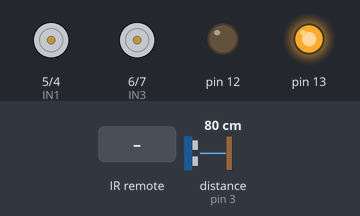
Simulated run of this sketch. Board: Arduino Uno, built with avr-gcc and run on an emulated ATmega328P. Shown: motor-driver pin pairs drawn as motors (green arrow = first pin HIGH = forward, orange = second pin HIGH = backward, longer = more drive), output pins drawn as LEDs (lit = HIGH). The test bench sets the inputs (shaded band); at power-on: distance to the obstacle (sensor on pin 3) 80 cm.

Above: at 1.2 s.
1.3 s: infrared code 0xFF6897 received
At 1.6 s:
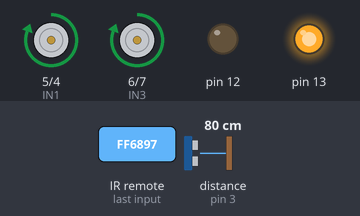
2.8 s: distance to the obstacle (sensor on pin 3) set to 21 cm
4.3 s: distance to the obstacle (sensor on pin 3) set to 18 cm
At 5.2 s:
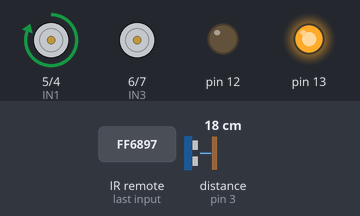
7.3 s: distance to the obstacle (sensor on pin 3) set to 35 cm
At 7.9 s:
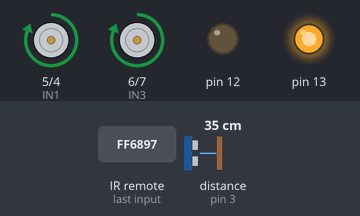
9.1 s: distance to the obstacle (sensor on pin 3) set to 2 cm
At 9.5 s:
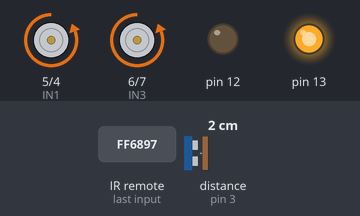
Timing chart, 0 to 13.1 s (numbered marks = the images above; inputs shaded):
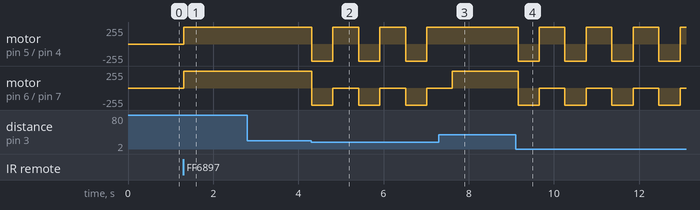

Measured:
- the behaviour switches between 20 and 19 cm on distance to the obstacle (sensor on pin 3) (found by bisection; images 1 and 2)
- after the input at 1.3 s, motor on pin 5 (IN1) / pin 4 (IN2), motor on pin 6 (IN3) / pin 7 (IN4): stopped → forward 255/255 at once
- after the input at 2.8 s, every drawn part: stays the same
- after the input at 4.3 s, motor on pin 5 (IN1) / pin 4 (IN2): alternates forward 255/255 for 0.60 s and backward 255/255 for 0.50 s, starting at once; motor on pin 6 (IN3) / pin 7 (IN4): alternates backward 255/255 for 0.50 s and stopped for 0.60 s, starting at once
- after the input at 7.3 s, motor on pin 5 (IN1) / pin 4 (IN2): stays forward 255/255 (without the input it goes to backward 255/255 after 0.32 s)
- after the input at 9.1 s, motor on pin 5 (IN1) / pin 4 (IN2): alternates forward 255/255 for 0.60 s and backward 255/255 for 0.50 s, starting after 0.06 s; motor on pin 6 (IN3) / pin 7 (IN4): alternates backward 255/255 for 0.50 s and stopped for 0.60 s, starting after 0.06 s

The sketch:

sketch_feb02c.ino
```cpp
#include <IRremote.h>
#include <Ultrasonic.h>
#define RECV_PIN 11
#define IN1 5
#define IN2 4
#define IN3 6
#define IN4 7

void forward()
{
  digitalWrite(IN1, 1);
  digitalWrite(IN2, 0);
  digitalWrite(IN3, 1);
  digitalWrite(IN4, 0);
}

void backward()
{
  digitalWrite(IN1, 0);
  digitalWrite(IN2, 1);
  digitalWrite(IN3, 0);
  digitalWrite(IN4, 1);
}

void right()
{
  digitalWrite(IN1, 1);
  digitalWrite(IN2, 0);
  digitalWrite(IN3, 0);
  digitalWrite(IN4, 0);
}

void left()
{
  digitalWrite(IN1, 0);
  digitalWrite(IN2, 0);
  digitalWrite(IN3, 1);
  digitalWrite(IN4, 0);
}

void pause()
{
  digitalWrite(IN1, 0);
  digitalWrite(IN2, 0);
  digitalWrite(IN3, 0);
  digitalWrite(IN4, 0);
}

IRrecv irrecv(RECV_PIN);
decode_results results;
Ultrasonic ultrasonic(2, 3);
int distance = 0;

void setup()
{
//  Serial.begin(9600);
  // In case the interrupt driver crashes on setup, give a clue
  // to the user what's going on.
// Serial.println("Enabling IRin");
  irrecv.enableIRIn(); // Start the receiver
 // Serial.println("Enabled IRin");
  pinMode(IN1, OUTPUT);
  pinMode(IN2, OUTPUT);
  pinMode(IN3, OUTPUT);
  pinMode(IN4, OUTPUT);
  pinMode(12, OUTPUT);
  pinMode(13, OUTPUT);
  digitalWrite(12, 0);
  digitalWrite(13, 1);
  pause();
}

void loop()
{
  if (irrecv.decode(&results))
  {
//    Serial.println(results.value);
    if(results.value == 16738455) //AUTO *
    {
 //     Serial.println("AUTO MODE ON");
      while(results.value != 16756815)//#
      {
        distance = ultrasonic.read();
 //       Serial.print("Distance in CM: ");
 //       Serial.println(distance);
        if(distance >= 20)
          forward();
        else
        {
          backward();
          delay(500);
          right();
          delay(500);
        }
        irrecv.resume();
        delay(100);
        irrecv.decode(&results);
      }
//      Serial.println("AUTO MODE OFF");
    }
    if(results.value == 16726215) //pause OK
    {
//      Serial.println("STOP");
      pause();
    }
    if(results.value == 16718055)
    {
//      Serial.println("^");
      forward();
    }
    if(results.value == 16716015)
    {
 //     Serial.println("<");
      left();
    }
    if(results.value == 16734885)
    {
//      Serial.println(">");
      right();
    }
    if(results.value == 16730805)
    {
//      Serial.println("V");
      backward();
    }
    irrecv.resume(); // Receive the next value
  }
  delay(100);

}
```
